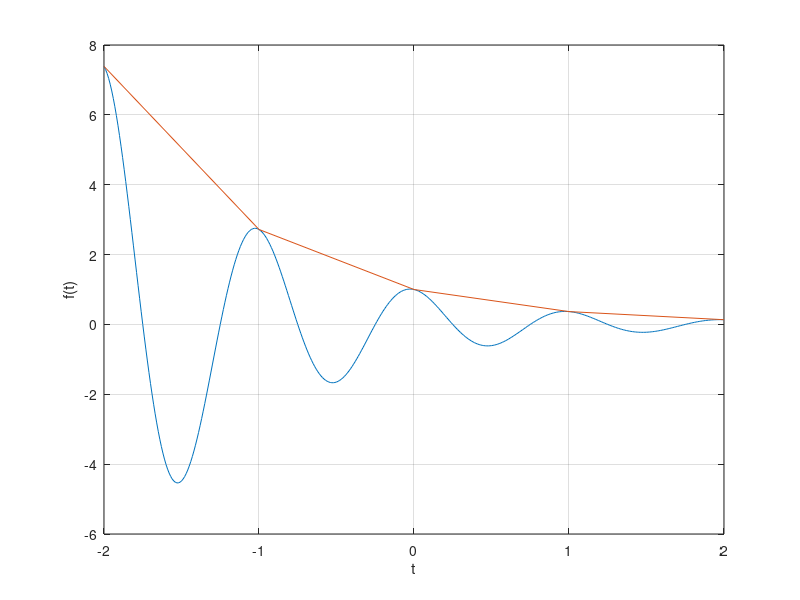
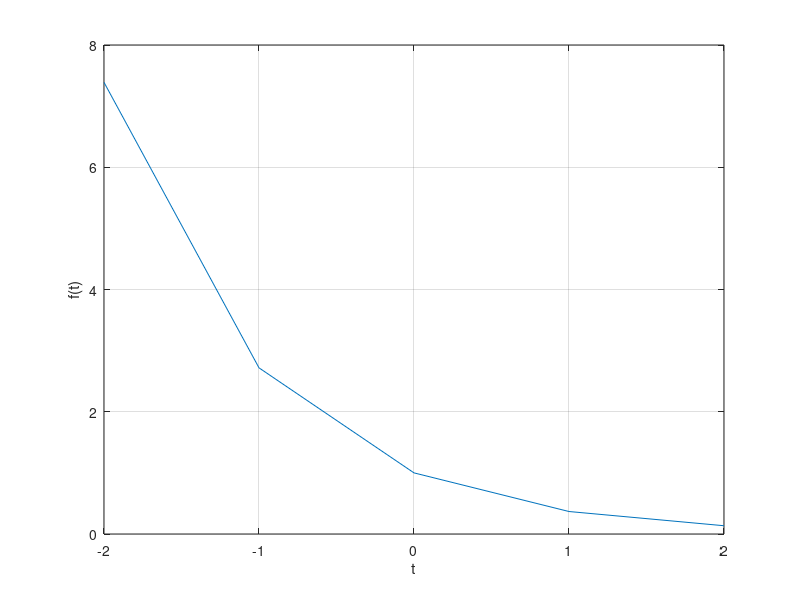

Source code (MATLAB) for these figures, in order:
%a1 
f = @(t) exp(-t).*cos(2*pi*t); % @ symbol identifies the expression as an anonymous function, which is assigned a name of f. Parentheses following the @ symbol are used to identify the function%s independent variables
t = (-2:0.01:2);
t1 = (-2:2)
figure
plot(t,f(t));
hold on
plot(t1, f(t1))
xlabel('t'); ylabel('f(t)'); grid;

%a2
f = @(t) exp(-t)
t = (-2:2);
figure
plot(t,f(t));

xlabel('t'); ylabel('f(t)'); grid;
